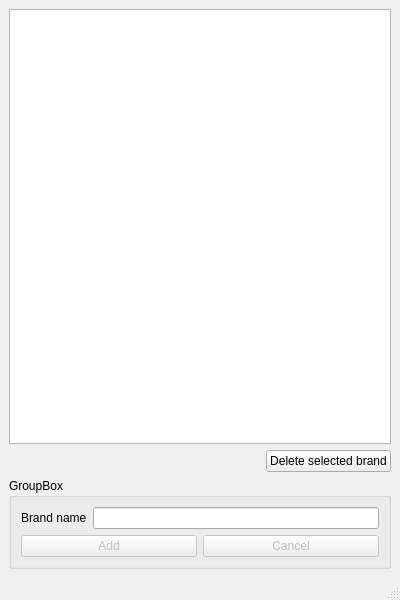
<?xml version="1.0" encoding="UTF-8"?>
<ui version="4.0">
 <class>BrandsWindow</class>
 <widget class="QMainWindow" name="BrandsWindow">
  <property name="geometry">
   <rect>
    <x>0</x>
    <y>0</y>
    <width>400</width>
    <height>600</height>
   </rect>
  </property>
  <property name="minimumSize">
   <size>
    <width>0</width>
    <height>0</height>
   </size>
  </property>
  <property name="windowTitle">
   <string>Add, Edit, Delete Brands</string>
  </property>
  <widget class="QWidget" name="centralwidget">
   <layout class="QVBoxLayout" name="verticalLayout_2">
    <item>
     <layout class="QVBoxLayout" name="verticalLayout">
      <item>
       <widget class="QTableView" name="brandView">
        <property name="statusTip">
         <string>Select the brand to edit the name.</string>
        </property>
       </widget>
      </item>
      <item>
       <layout class="QHBoxLayout" name="horizontalLayout">
        <item>
         <spacer name="horizontalSpacer">
          <property name="orientation">
           <enum>Qt::Horizontal</enum>
          </property>
          <property name="sizeHint" stdset="0">
           <size>
            <width>40</width>
            <height>20</height>
           </size>
          </property>
         </spacer>
        </item>
        <item>
         <widget class="QPushButton" name="deleteButton">
          <property name="statusTip">
           <string>CAUTION: The selected brand will be deleted.</string>
          </property>
          <property name="text">
           <string>Delete selected brand</string>
          </property>
         </widget>
        </item>
       </layout>
      </item>
     </layout>
    </item>
    <item>
     <widget class="QGroupBox" name="groupBox">
      <property name="title">
       <string>GroupBox</string>
      </property>
      <layout class="QVBoxLayout" name="verticalLayout_3">
       <item>
        <layout class="QHBoxLayout" name="horizontalLayout_2">
         <item>
          <widget class="QLabel" name="label">
           <property name="text">
            <string>Brand name</string>
           </property>
          </widget>
         </item>
         <item>
          <widget class="QLineEdit" name="brandEdit">
           <property name="statusTip">
            <string>&quot;Tropicana&quot;, &quot;Heinz&quot;, &quot;Yeo Valley&quot; etc.</string>
           </property>
          </widget>
         </item>
        </layout>
       </item>
       <item>
        <layout class="QHBoxLayout" name="horizontalLayout_3">
         <item>
          <widget class="QPushButton" name="addButton">
           <property name="enabled">
            <bool>false</bool>
           </property>
           <property name="statusTip">
            <string>Add a new brand entry.</string>
           </property>
           <property name="text">
            <string>Add</string>
           </property>
          </widget>
         </item>
         <item>
          <widget class="QPushButton" name="cancelButton">
           <property name="enabled">
            <bool>false</bool>
           </property>
           <property name="text">
            <string>Cancel</string>
           </property>
          </widget>
         </item>
        </layout>
       </item>
      </layout>
     </widget>
    </item>
   </layout>
  </widget>
  <widget class="QMenuBar" name="menubar">
   <property name="geometry">
    <rect>
     <x>0</x>
     <y>0</y>
     <width>400</width>
     <height>23</height>
    </rect>
   </property>
  </widget>
  <widget class="QStatusBar" name="statusbar"/>
 </widget>
 <resources/>
 <connections/>
</ui>
